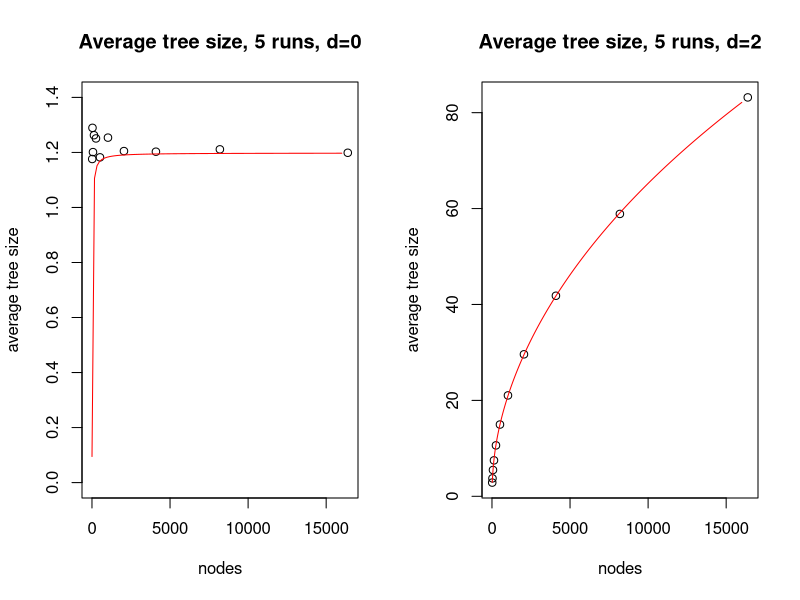
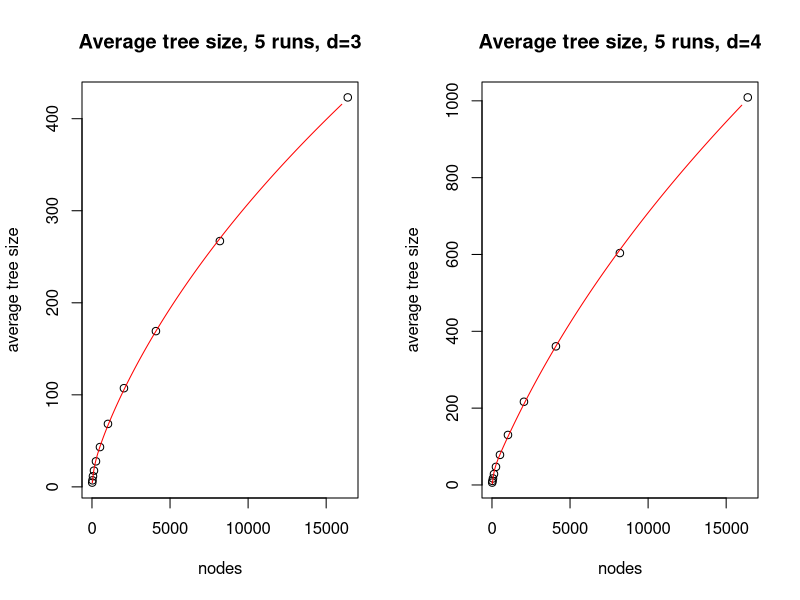
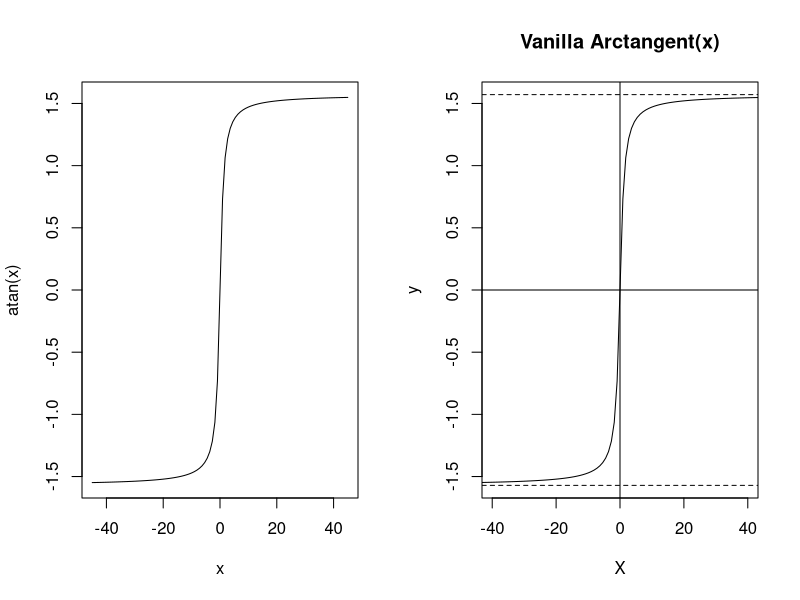
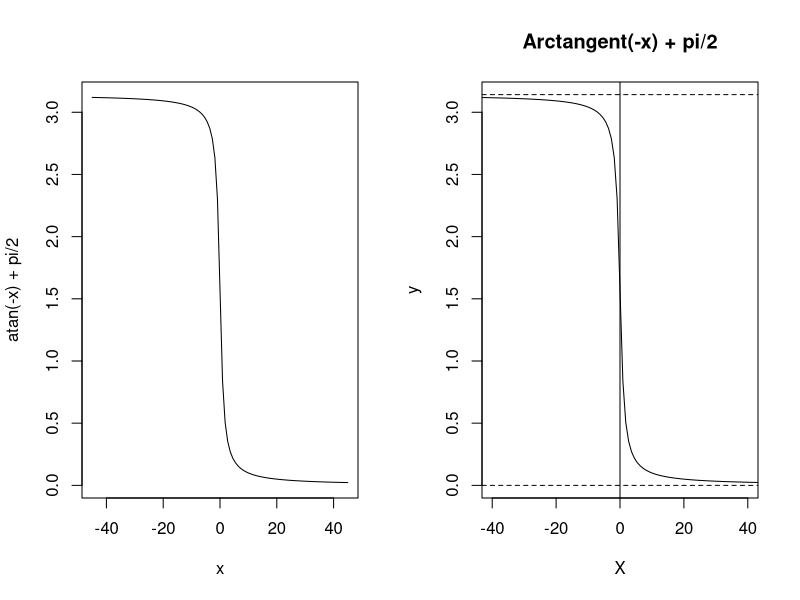
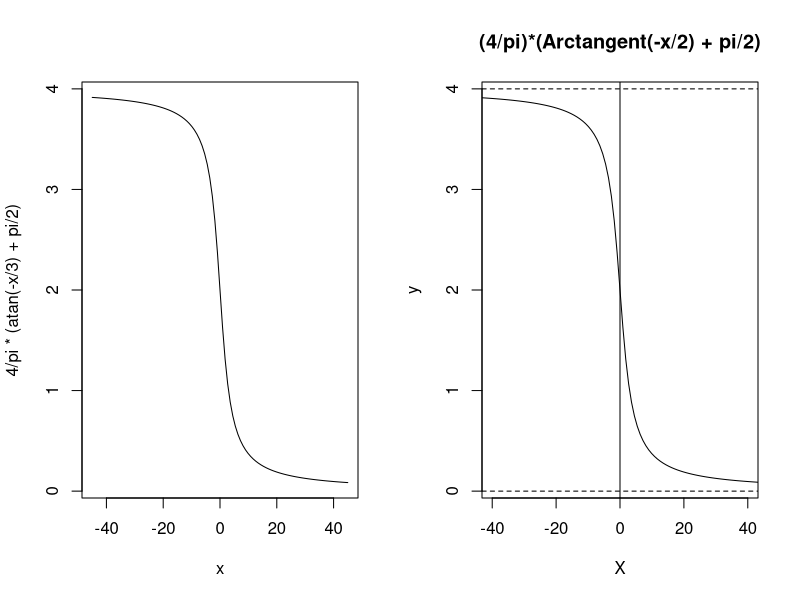
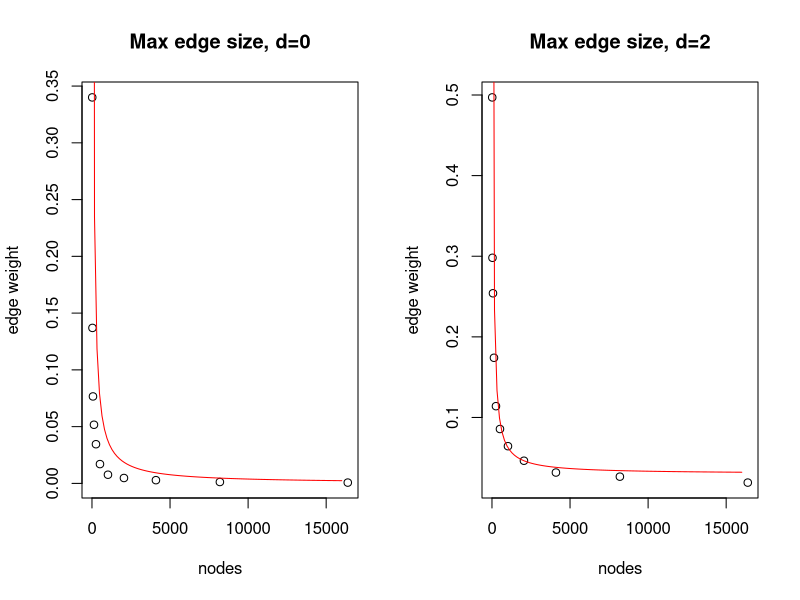
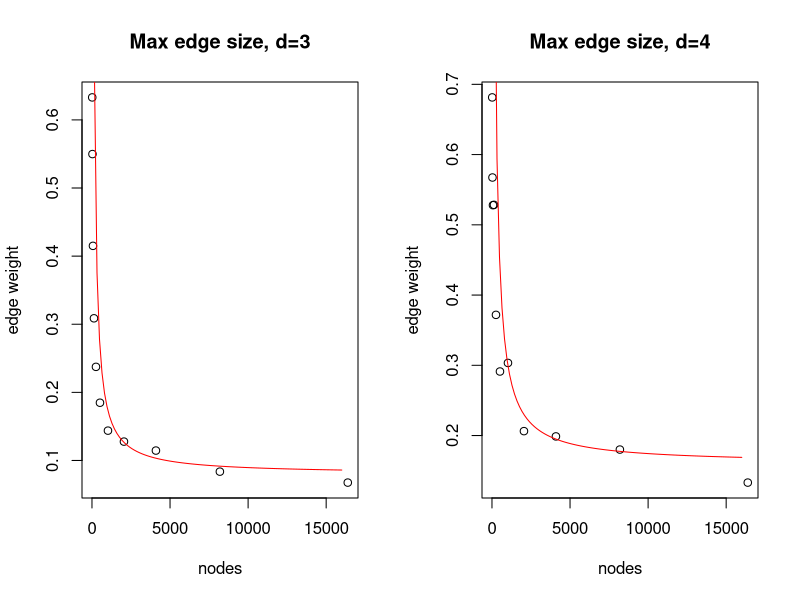
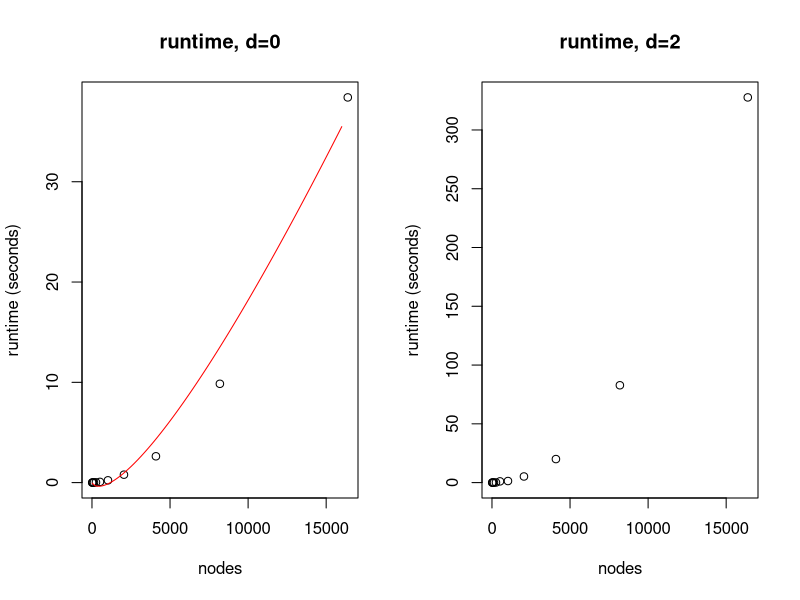

R code for these plots, in order:
## ---- chunk 1
# d = 0
x = c(16,32,64,128,256,512,1024,2048,4096,8192,16384)
y0 = c(1.1761516976976152, 1.2893791594683865, 1.2011415156545038, 1.2625970167532716, 1.2508610725981701, 1.1821490332236186, 1.2538311212322837,1.2049225953543985, 1.2026818013521898, 1.2112227573940526, 1.1987999451103029)

# d = 2
y2 = c(2.859971752205042, 3.741835235070977, 5.489154295536831, 7.496303082807269, 10.619540670775686, 14.964802591719781, 21.040327443505742, 29.607739776945582, 41.82266382000974, 58.884759462822345, 83.18002071228824)

# d = 3
y3 = c(4.659840488760341, 7.133291529472253, 11.590927872145325, 17.625159531916225, 27.760603800328834, 43.247524935394786, 68.4321011345506, 107.20985631396886, 169.21941242331545, 267.04187464717745, 423.11686250212784)

# d = 4
y4 = c(6.156334571526998, 10.577551767646812, 16.963940428354896, 28.485926374928717, 47.04827597259361, 78.28180749387901, 130.19475236633826, 216.600937504728, 360.83195135541087, 603.6963175409591, 1008.8890848383464)
## ---- chunk 2
par(mfrow=c(1,2))
plot(x,y0,ylim=c(0,1.4),ylab = 'average tree size', xlab = 'nodes',
     main = 'Average tree size, 5 runs, d=0')
curve(.75*atan(x/20)+.02,from=2, to =16000,col='red',add=TRUE)

plot(x,y2,ylab = 'average tree size', xlab = 'nodes',
     main = 'Average tree size, 5 runs, d=2')
model2 = lm(y2~poly(log(x),4,raw=TRUE))
test = seq(16,16000,1)
vals= predict(model2,list(x = test))
lines(test,vals,col='red')
## ---- chunk 3
par(mfrow=c(1,2))
plot(x,y3,ylab = 'average tree size', xlab = 'nodes',
     main = 'Average tree size, 5 runs, d=3')
model3 = lm(y3~poly(log(x),4,raw=TRUE))
test = seq(16,16000,1)
vals= predict(model3,list(x = test))
lines(test,vals,col='red')

plot(x,y4,ylab = 'average tree size', xlab = 'nodes',
     main = 'Average tree size, 5 runs, d=4')
model4 = lm(y4~poly(log(x),4,raw=TRUE))
test = seq(16,16000,1)
vals= predict(model4,list(x = test))
lines(test,vals,col='red')
## ---- chunk 4
plot(curve(atan(x), from=-45, to=45),xlim=c(-40,40),
     type='l',xlab="X",ylab="y",main="Vanilla Arctangent(x)")
abline(v=0)
abline(h=0)
abline(h=pi/2, lty=2)
abline(h=-pi/2, lty=2)
## ---- chunk 5
plot(curve(atan(-x)+pi/2, from=-45, to=45),xlim=c(-40,40),
     type='l',xlab="X",ylab="y",main="Arctangent(-x) + pi/2")
abline(v=0)
abline(h=0, lty=2)
abline(h=pi, lty=2)
## ---- chunk 6
plot(curve(4/pi*(atan(-x/3)+pi/2), from=-45, to=45),xlim=c(-40,40),
     type='l',xlab="X",ylab="y",main="(4/pi)*(Arctangent(-x/2) + pi/2)")
abline(v=0)
abline(h=0, lty=2)
abline(h=4, lty=2)
## ---- chunk 7
y0 = c(0.3400149310355898, 0.1369654371267507, 0.0766013703918006, 0.05166156780009534, 0.03450585230327807, 0.01700032980212829, 0.007636573427697746, 0.004752657563726892, 0.002843524893660798, 0.0012263764848782222, 0.0007029643572269428)
y2 = c(0.49700727995966326, 0.2980751627287141, 0.2540554938495211, 0.17405003474016104, 0.11401667263363004, 0.08568559433081759, 0.06438714250452654, 0.04634966943492177, 0.03172059598839271, 0.026590282883345022, 0.019232107099199234)
y3 = c(0.6330031148843387, 0.5498232748051404, 0.4150841270269425, 0.30871665669525744, 0.2374499083701159, 0.18478302674141103, 0.14379926202304796, 0.12771658182029552, 0.11455778759673739, 0.08361918318479254, 0.06753415145190123)
y4 = c(0.6813856548833109,0.5673670123978358,0.5279571807152447,0.5284341610145022,0.3718192072923492,0.2911852878506642,0.3033865546337661,0.2062859629548089,0.19876949772880462,0.1800504851416741,0.13303175233407574)

par(mfrow=c(1,2))
plot(x,y0, xlab = 'nodes',ylab = 'edge weight', main = 'Max edge size, d=0')
curve((3/pi)*(atan(-x/20)+pi/2)*2,from=2, to =16000,col='red',add=TRUE)

plot(x,y2, xlab = 'nodes',ylab = 'edge weight', main = 'Max edge size, d=2')
curve((3/pi)*(atan(-x/35)+pi/2)+0.03,from=2, to =16000, add=TRUE,col='red')

plot(x,y3, xlab = 'nodes',ylab = 'edge weight', main = 'Max edge size, d=3')
curve((10/pi)*(atan(-x/30)+pi/2)+0.08,from=2, to =16000, add=TRUE,col='red')

plot(x,y4, xlab = 'nodes',ylab = 'edge weight', main = 'Max edge size, d=4')
curve((5/pi)*(atan(-x/90)+pi/2)+0.16,from=2, to =16000, add=TRUE,col='red')
## ---- chunk 8
y0 = c(0.001385000000000025, 0.004056000000000004, 0.006791000000000047, 0.012427000000000021, 0.028332000000000024, 0.07329400000000003, 0.22835999999999995, 0.79093, 2.624345, 9.853193000000001, 38.410444)
y2 = c(0.0010130000000003747, 0.0030989999999988527, 0.008869999999994604, 0.025455000000000894, 0.08362499999999784, 1.0456080000000014, 1.334620000000001, 5.201846000000003, 20.010974000000004, 82.798501, 327.699589)
y3 = c(0.0026419999999802712, 0.005560000000002674, 0.0105829999999969, 0.03440499999999247, 0.11828499999995756, 0.39876499999996895, 1.6079859999999826, 6.416526000000033, 25.43127800000002, 101.78053699999998, 413.8965300000001)
y4 = c(0.002410000000054424, 0.0047559999998156854, 0.014128999999911684, 0.039420999999947526, 0.12845999999990454, 0.4249720000000252, 1.6997339999998076, 6.839534999999842, 27.931145000000015, 109.77722000000017, 489.96768799999995)

par(mfrow=c(1,2))
plot(x,y0,xlab = 'nodes',ylab = 'runtime (seconds)', main = 'runtime, d=0')
curve(.00085*x*log(.00085*x),from=16,to=16000,col='red',add=TRUE)
plot(x,y2,xlab = 'nodes',ylab = 'runtime (seconds)', main = 'runtime, d=2')
plot(x,y3,xlab = 'nodes',ylab = 'runtime (seconds)', main = 'runtime, d=3')
plot(x,y4,xlab = 'nodes',ylab = 'runtime (seconds)', main = 'runtime, d=4')
